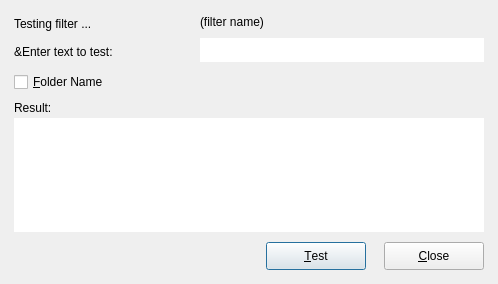
<?xml version="1.0" encoding="UTF-8"?><ui version="4.0"><class>IDD_TEST_FILTER</class>
<widget class="QDialog" name="IDD_TEST_FILTER">
<property name="geometry">
<rect><x>0</x><y>0</y>
<width>498</width><height>284</height></rect></property>
<property name="windowTitle"><string>"Test Filter"
</string></property>
<widget class="QLabel" name="IDC_HEADER">
<property name="geometry">
<rect><x>14</x><y>14</y><width>180</width><height>20</height></rect></property>
<property name="text"><string>Testing filter ...</string></property>
<property name="inputMethodHints"><set>Qt::ImhMultiLine</set></property><property name="wordWrap"><bool>true</bool></property></widget>
<widget class="QLabel" name="IDC_HEADER_FILTER_NAME">
<property name="geometry">
<rect><x>200</x><y>12</y><width>284</width><height>20</height></rect></property>
<property name="text"><string>(filter name)</string></property>
<property name="inputMethodHints"><set>Qt::ImhMultiLine</set></property><property name="wordWrap"><bool>true</bool></property></widget>
<widget class="QLabel" name="IDC_PROMPT_LABEL">
<property name="geometry">
<rect><x>14</x><y>42</y><width>180</width><height>20</height></rect></property>
<property name="text"><string>&amp;Enter text to test:</string></property>
<property name="inputMethodHints"><set>Qt::ImhMultiLine</set></property><property name="wordWrap"><bool>true</bool></property></widget>
<widget class="QTextEdit" name="IDC_TEST_TEXT">
<property name="geometry">
<rect><x>200</x><y>38</y><width>284</width><height>24</height></rect></property>
<property name="verticalScrollBarPolicy"><enum>Qt::ScrollBarAlwaysOff</enum></property><property name="horizontalScrollBarPolicy"><enum>Qt::ScrollBarAlwaysOff</enum></property><property name="frameShape"><enum>QFrame::NoFrame</enum></property></widget>
<widget class="QCheckBox" name="IDC_IS_DIRECTORY">
<property name="geometry">
<rect><x>14</x><y>72</y><width>184</width><height>20</height></rect></property>
<property name="text"><string>&amp;Folder Name</string></property>
</widget>
<widget class="QLabel" name="IDC_STATIC">
<property name="geometry">
<rect><x>14</x><y>98</y><width>68</width><height>20</height></rect></property>
<property name="text"><string>Result:</string></property>
<property name="inputMethodHints"><set>Qt::ImhMultiLine</set></property><property name="wordWrap"><bool>true</bool></property></widget>
<widget class="QTextEdit" name="IDC_RESULTS">
<property name="geometry">
<rect><x>14</x><y>118</y><width>470</width><height>114</height></rect></property>
<property name="verticalScrollBarPolicy"><enum>Qt::ScrollBarAlwaysOff</enum></property><property name="horizontalScrollBarPolicy"><enum>Qt::ScrollBarAlwaysOff</enum></property><property name="frameShape"><enum>QFrame::NoFrame</enum></property></widget>
<widget class="QPushButton" name="IDC_TEST_BTN">
<property name="geometry">
<rect><x>266</x><y>242</y><width>100</width><height>28</height></rect></property>
<property name="text"><string>&amp;Test</string></property>
</widget>
<widget class="QPushButton" name="IDCANCEL">
<property name="geometry">
<rect><x>384</x><y>242</y><width>100</width><height>28</height></rect></property>
<property name="text"><string>&amp;Close</string></property>
</widget>
</widget><resources/><connections/></ui>
